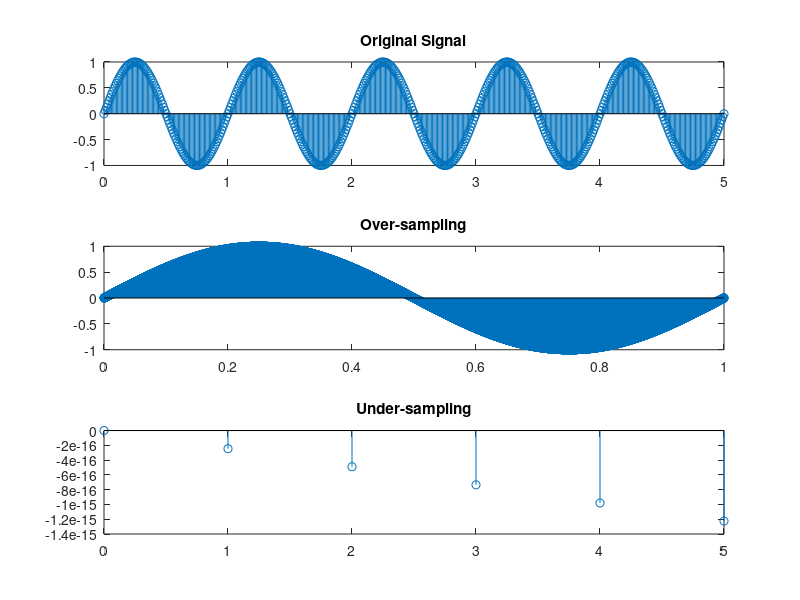

MATLAB code to generate this figure:
fs = 100; %original sampling rate
t = 0:1/fs:5; 
f = 1; % Frequency 

y = sin(2*pi*f*t);

subplot(3,1,1);
stem(t, y);
title('Original Signal');


% over-sampling rate
fs_oversample = 10000; 
t1 = 0:1/fs_oversample:1; 
y_oversample = sin(2*pi*f*t1);

subplot(3,1,2);
stem(t1, y_oversample);%over sampling becuase we increase the samples
title('Over-sampling');


%  under-sampling rate
fs_undersample = 1; 
t2 = 0:1/fs_undersample:5; 
y_undersample = sin(2*pi*f*t2);

subplot(3,1,3);
stem(t2, y_undersample);%under sampling becuase of the less sampling
title('Under-sampling');
